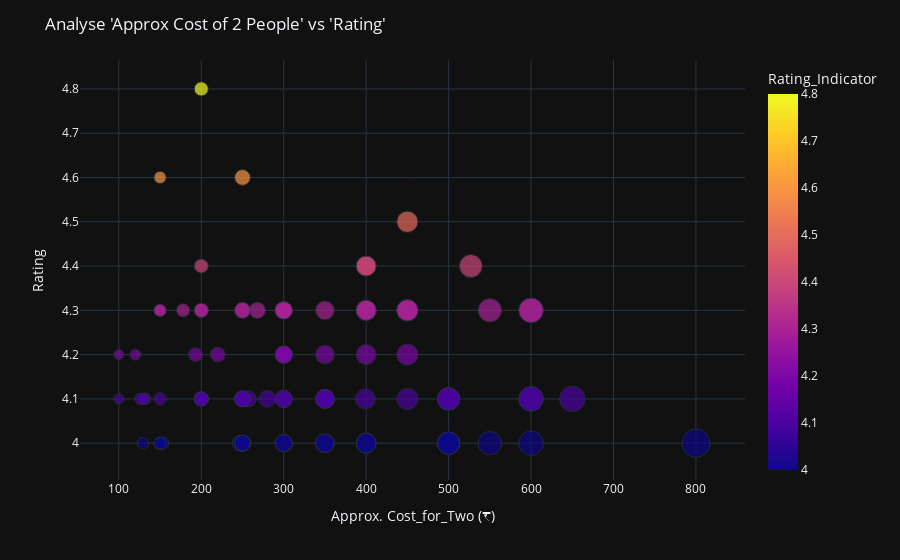

This figure's notebook cell:
### Code cell
fig = px.scatter(x = df_Highest_Rated_Restaurants['Cost_for_Two (₹)'], 
                 y = df_Highest_Rated_Restaurants['Rating'], 
                 color = df_Highest_Rated_Restaurants['Rating'], 
                 size = df_Highest_Rated_Restaurants['Cost_for_Two (₹)'], 
                 labels = {'x' : 'Approx. Cost_for_Two (₹)', 'y' : 'Rating', 'color' : 'Rating_Indicator'})
fig.update_layout(template = 'plotly_dark', title = "Analyse 'Approx Cost of 2 People' vs 'Rating'")
fig.show()

### Figure 1 — Plotly figure (JSON) as saved in the notebook; plotly's stock layout.template omitted (floating-point values rounded to 4 significant figures)
{"data": [{"hovertemplate": "Approx. Cost_for_Two (₹)=%{x}<br>Rating=%{y}<br>size=%{marker.size}<br>Rating_Indicator=%{marker.color}<extra></extra>", "legendgroup": "", "marker": {"color": [4.1, 4.1, 4.2, 4, 4.4, 4.1, 4.2, 4.1, 4.1, 4.1, 4.1, 4.2, 4.1, 4.1, 4.3, 4, 4.1, 4.4, 4.3, 4, 4.3, 4.4, 4.5, 4.6, 4.3, 4.1, 4.1, 4, 4.1, 4, 4.2, 4.2, 4, 4.1, 4, 4.1, 4, 4, 4, 4.3, 4, 4, 4.3, 4.3, 4.3, 4.8, 4.1, 4.2, 4.3, 4, 4.1, 4, 4.2, 4.3, 4.3, 4.4, 4.2, 4.3, 4, 4, 4.6, 4, 4.3, 4.3, 4, 4.1, 4, 4, 4.3, 4.1, 4.1, 4.2, 4.3, 4.1, 4.1, 4.1, 4.1, 4.1, 4.1, 4.1, 4.1, 4.3, 4.2, 4.3, 4.3, 4.3, 4.3, 4.1, 4, 4.3, 4.1], "coloraxis": "coloraxis", "size": [100, 200, 450, 250, 400, 500, 300, 500, 300, 250, 450, 300, 350, 600, 400, 500, 399, 200, 300, 247, 450, 527, 450, 250, 250, 132, 650, 300, 130, 150, 300, 220, 500, 350, 400, 350, 153, 350, 550, 300, 250, 250, 400, 150, 178, 200, 350, 350, 300, 129, 500, 150, 400, 550, 450, 400, 120, 600, 400, 500, 150, 350, 150, 268, 300, 257, 600, 800, 400, 250, 300, 193, 200, 600, 200, 150, 350, 126, 200, 250, 250, 600, 100, 200, 350, 450, 300, 200, 250, 250, 280], "sizemode": "area", "sizeref": 2, "symbol": "circle"}, "mode": "markers", "name": "", "orientation": "v", "showlegend": false, "type": "scatter", "x": [100, 200, 450, 250, 400, 500, 300, 500, 300, 250, 450, 300, 350, 600, 400, 500, 399, 200, 300, 247, 450, 527, 450, 250, 250, 132, 650, 300, 130, 150, 300, 220, 500, 350, 400, 350, 153, 350, 550, 300, 250, 250, 400, 150, 178, 200, 350, 350, 300, 129, 500, 150, 400, 550, 450, 400, 120, 600, 400, 500, 150, 350, 150, 268, 300, 257, 600, 800, 400, 250, 300, 193, 200, 600, 200, 150, 350, 126, 200, 250, 250, 600, 100, 200, 350, 450, 300, 200, 250, 250, 280], "xaxis": "x", "y": [4.1, 4.1, 4.2, 4, 4.4, 4.1, 4.2, 4.1, 4.1, 4.1, 4.1, 4.2, 4.1, 4.1, 4.3, 4, 4.1, 4.4, 4.3, 4, 4.3, 4.4, 4.5, 4.6, 4.3, 4.1, 4.1, 4, 4.1, 4, 4.2, 4.2, 4, 4.1, 4, 4.1, 4, 4, 4, 4.3, 4, 4, 4.3, 4.3, 4.3, 4.8, 4.1, 4.2, 4.3, 4, 4.1, 4, 4.2, 4.3, 4.3, 4.4, 4.2, 4.3, 4, 4, 4.6, 4, 4.3, 4.3, 4, 4.1, 4, 4, 4.3, 4.1, 4.1, 4.2, 4.3, 4.1, 4.1, 4.1, 4.1, 4.1, 4.1, 4.1, 4.1, 4.3, 4.2, 4.3, 4.3, 4.3, 4.3, 4.1, 4, 4.3, 4.1], "yaxis": "y"}], "layout": {"coloraxis": {"colorbar": {"title": {"text": "Rating_Indicator"}}, "colorscale": [[0, "#0d0887"], [0.1111, "#46039f"], [0.2222, "#7201a8"], [0.3333, "#9c179e"], [0.4444, "#bd3786"], [0.5556, "#d8576b"], [0.6667, "#ed7953"], [0.7778, "#fb9f3a"], [0.8889, "#fdca26"], [1, "#f0f921"]]}, "legend": {"itemsizing": "constant", "tracegroupgap": 0}, "margin": {"t": 60}, "title": {"text": "Analyse 'Approx Cost of 2 People' vs 'Rating'"}, "xaxis": {"anchor": "y", "domain": [0, 1], "title": {"text": "Approx. Cost_for_Two (₹)"}}, "yaxis": {"anchor": "x", "domain": [0, 1], "title": {"text": "Rating"}}}}
